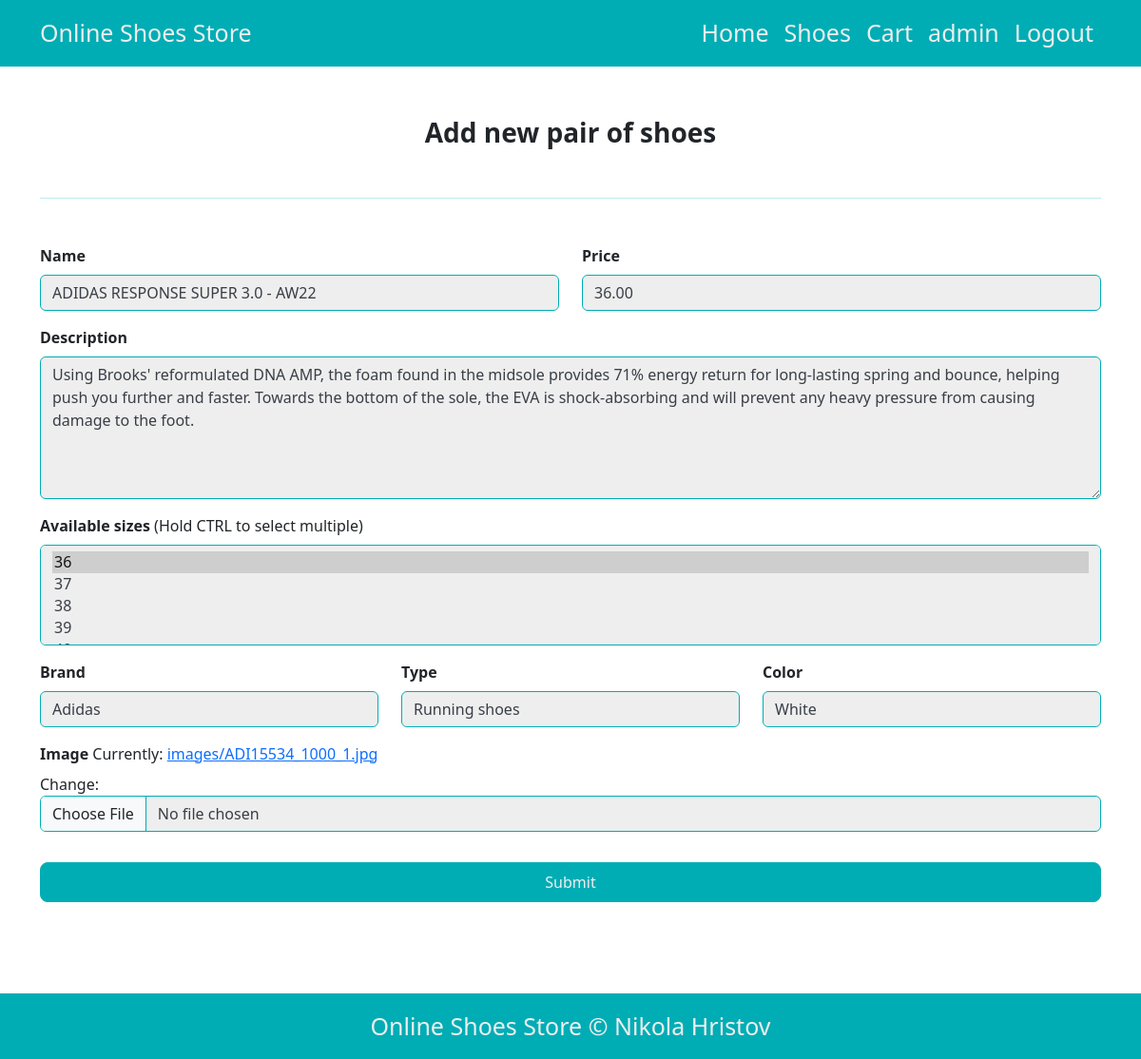
/shoes/edit/2 (signed in), run on the app's committed database.
### ShoesStoreApp/models.py (models this page shows, shortened)
class Shoes(models.Model):
    BRAND = [
        ('Adidas', 'Adidas'),
        ('Nike', 'Nike'),
        ('Brooks', 'Brooks'),
        ('Puma', 'Puma'),
    ]
    TYPE = [
        ('Running shoes', 'Running shoes'),
        ('Basketball shoes', 'Basketball shoes'),
        ('Tennis shoes', 'Tennis shoes'),
        ('Football shoes', 'Football shoes'),
        ('Sneakers', 'Sneakers'),
        ('Sandals', 'Sandals'),
    ]
    SIZES = [
        ('36', '36'),
        ('37', '37'),
        ('38', '38'),
        ('39', '39'),
        ('40', '40'),
        ('41', '41'),
        ('42', '42'),
        ('43', '43'),
        ('44', '44'),
    ]
    name = models.CharField(max_length=255)
    description = models.TextField()
    brand = models.CharField(max_length=255, choices=BRAND)
    type = models.CharField(max_length=255, choices=TYPE)
    color = models.CharField(max_length=255)
    size = models.ManyToManyField('ShoesSize', related_name="shoes")
    price = models.DecimalField(max_digits=5, decimal_places=2)
    image = models.ImageField(upload_to="images/")

class ShoesSize(models.Model):
    size = models.CharField(max_length=255, choices=Shoes.SIZES)
    def __str__(self):
        return self.size

### ShoesStoreApp/decorators.py (the view)
        def wrapper_func(request, *args, **kwargs):
            group = None
            if request.user.groups.exists():
                group = request.user.groups.all()[0].name
            if group in allowed_roles:
                return view_func(request, *args, **kwargs)
            else:
                return redirect('not_allowed')

### ShoesStoreApp/forms.py
class ShoesForm(forms.ModelForm):
    def __init__(self, *args, **kwargs):
        super(ShoesForm, self).__init__(*args, **kwargs)
        for field in self.visible_fields():
            field.field.widget.attrs["class"] = "form-control mb-3"
    class Meta:
        model = Shoes
        fields = '__all__'

### ShoesStoreApp/views.py (called while the page is built)
@login_required(login_url='loginPage')
@allowed_users(allowed_roles=['admin'])
def add_shoes(request, id=0):
    if request.method == "POST":
        if id == 0:
            form = ShoesForm(request.POST, request.FILES)
        else:
            pair_of_shoes = Shoes.objects.get(pk=id)
            form = ShoesForm(request.POST, request.FILES, instance=pair_of_shoes)
        if form.is_valid():
            form.save()
        return redirect("shoes")
    else:
        if id == 0:
            form = ShoesForm()
        else:
            pair_of_shoes = Shoes.objects.get(pk=id)
            form = ShoesForm(instance=pair_of_shoes)
    context = {"form": form}
    return render(request, "addShoes.html", context=context)

### templates/addShoes.html (shortened to what this page needs)
{% extends 'navbar.html' %}
{% load static %}
{% block content %}
    <div class="container">
        <p class="text-center my-5 fw-semibold fs-3">Add new pair of shoes</p>
        <hr style="color: #00ADB5">
    </div>
    <form method="POST" action="" enctype="multipart/form-data">
        <div class="container my-5">
            <div class="row">
                <div class="col-6">
                    <label class="mb-2"><b>Name</b></label>
                    {{ form.name }}
                </div>
                <div class="col-6">
                    <label class="mb-2"><b>Price</b></label>
                    {{ form.price }}
                </div>
            </div>
            <div class="row">
                <div class="col-12">
                    <label class="mb-2"><b>Description</b></label>
                    {{ form.description }}
                </div>
            </div>
            <div class="row">
                <div class="col-12">
                    <label class="mb-2"><b>Available sizes</b> (Hold CTRL to select multiple)</label>
                    {{ form.size }}
                </div>
            </div>
            <div class="row">
                <div class="col-4">
                    <label class="mb-2"><b>Brand</b></label>
                    {{ form.brand }}
                </div>
                <div class="col-4">
                    <label class="mb-2"><b>Type</b></label>
                    {{ form.type }}
                </div>
                <div class="col-4">
                    <label class="mb-2"><b>Color</b></label>
                    {{ form.color }}
                </div>
            </div>
            <div class="row">
                <div class="col-12">
                    <label class="mb-2"><b>Image</b></label>
                    {{ form.image }}
                </div>
            </div>
            <div class="row">
                <div class="col-12">
                    <button id="add_edit_shoes_submit" class="btn submit_add_form w-100 px-5 py-2 mt-3 rounded-3" type="submit" name="Shoes">
                        Submit
                    </button>
                </div>
            </div>
        </div>
    </form>
{% endblock %}

### templates/navbar.html (shortened to what this page needs)
<!DOCTYPE html>
{% load static %}
<html lang="en">
<head>
    <link rel="stylesheet" href="{% static 'css/main.css' %}">
    <link href="https://cdn.jsdelivr.net/npm/bootstrap@5.3.0/dist/css/bootstrap.min.css" rel="stylesheet"
>
</head>
<body>
<nav class="navbar navbar-expand-lg">
    <div class="container">
        <a class="navbar-brand" href="{% url 'index' %}">Online Shoes Store</a>
        <div class="collapse navbar-collapse" id="navbarNav">
            <ul class="navbar-nav ms-auto">
                <li class="nav-item">
                    <a class="nav-link" href="{% url 'index' %}">Home</a>
                </li>
                <li class="nav-item">
                    <a id="shoes_button" class="nav-link" href="{% url 'shoes' %}">Shoes</a>
                </li>
                {% if user.is_authenticated %}
                    <li class="nav-item position-relative">
                        <a class="nav-link" href="{% url 'cart' %}">Cart</a>
                    </li>
                {% endif %}
                <li class="nav-item">
                    {% if user.is_authenticated %}
                        <a class="nav-link" href="">{{ user }}</a>
                    {% else %}
                        <a id="login_button" class="nav-link" href="{% url 'loginPage' %}">Login</a>
                    {% endif %}
                </li>
                <li class="nav-item">
                    {% if user.is_authenticated %}
                        <a class="nav-link" href="{% url 'logoutUser' %}">Logout</a>
                    {% endif %}
                </li>
            </ul>
        </div>
    </div>
</nav>
<div class="main">
    {% block content %}
    {% endblock content %}
</div>
<footer class="container-fluid mt-5 mb-0 pb-0">
    <div class="container">
        <div class="text-center py-3 footer-text">Online Shoes Store © Nikola Hristov</div>
    </div>
</footer>
</body>
</html>

### static/css/main.css (style rules this page uses)
html, body { height: 100%; }
body { display: flex; flex-direction: column; }
.main { flex-grow: 1; }
.navbar, footer, .price_details { background: #00ADB5 !important; color: #EEEEEE; }
.navbar-brand { color: #EEEEEE !important; / / font-family: 'Zilla Slab', emoji; font-style: normal !important; font-weight: 500 !important; font-size: 25px !important; }
.nav-link, .footer-text { color: #EEEEEE !important; / / font-family: 'Zilla Slab', emoji; font-style: normal !important; font-weight: 400 !important; font-size: 25px !important; }
.log_in_button, .add_shoes_btn, .submit_add_form { color: #EEEEEE !important; background-color: #00ADB5 !important; border-color: #00ADB5 !important; }
.form-control { color: #393E46 !important; background-color: #EEEEEE !important; border-color: #00ADB5 !important; }
#id_description { height: 150px !important; }

### data on the page
Shoes: name "ADIDAS RESPONSE SUPER 3.0 - AW22", price "36.00", description "Using Brooks' reformulated DNA AMP, the foam found in the midsole provides 71% energy return for long-lasting spring and bounce, helping push you further and faster. Towards the bottom of the sole, the EVA is shock-absorbing and will prevent any heavy pressure from causing damage to the foot.", brand "Adidas", type "Running shoes", color "White"
ShoesSize: size "36 ☑ / 37 / 38 / 39"

### other printed values
{{ user }} "admin"
